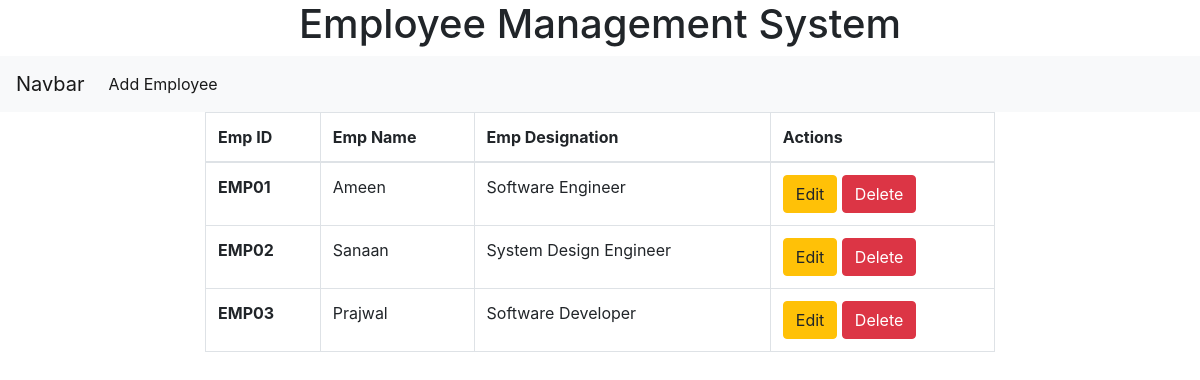
The app's page /ems_dashboard, older data.
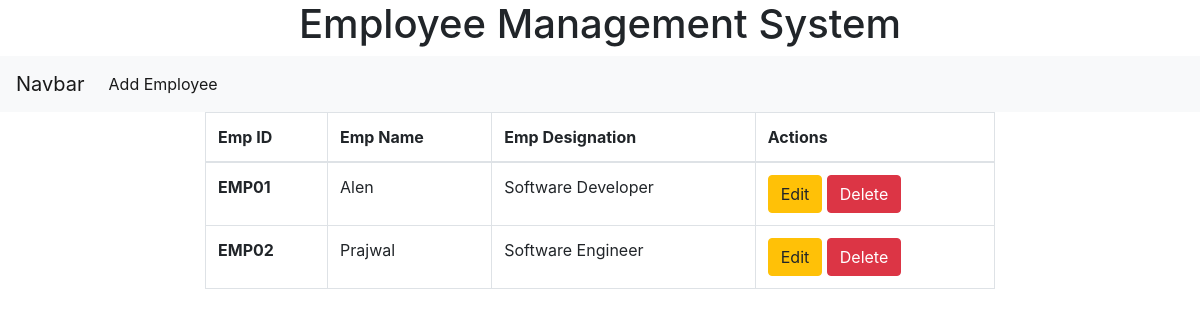
The same page, newer data.
### tables this page shows
CREATE TABLE employees(emp_id TEXT PRIMARY KEY NOT NULL, emp_name TEXT NOT NULL, emp_designation);

### backend with sample database/Employee Management System/app.py (the view)
@app.route("/ems_dashboard")
def home():
    cursor.execute("""SELECT * FROM employees""")
    rows = cursor.fetchall()
    return render_template("index.html", result=rows)

### backend with sample database/Employee Management System/templates/index.html (shortened to what this page needs)
<!doctype html>
<html lang="en">
  <head>
    <link rel="stylesheet" href="https://cdn.jsdelivr.net/npm/bootstrap@4.0.0/dist/css/bootstrap.min.css">
  </head>
  <body>
    <h1 style="text-align: center;">Employee Management System</h1>
    <nav class="navbar navbar-expand-lg navbar-light bg-light">
        <a class="navbar-brand" href="#">Navbar</a>
        <div class="collapse navbar-collapse" id="navbarNav">
          <ul class="navbar-nav">
            <li class="nav-item active">
              <a class="nav-link" href="/addemp">Add Employee <span class="sr-only">(current)</span></a>
            </li>
          </ul>
        </div>
      </nav>
      <div class="row">
        <div class="col-2">
        </div>
        <div class="col-8">
            <table class="table table-bordered">
                <thead>
                  <tr>
                    <th scope="col">Emp ID</th>
                    <th scope="col">Emp Name</th>
                    <th scope="col">Emp Designation</th>
                    <th scope="col">Actions</th>
                  </tr>
                </thead>
                <tbody>
                  {%for row in result%}
                  <tr>
                    <th scope="row">{{row[0]}}</th>
                    <td>{{row[1]}}</td>
                    <td>{{row[2]}}</td>
                    <td><a href="/update/{{row[0]}}"><button class="btn btn-warning">Edit</button></a> <a href="/delete/{{row[0]}}"><button class="btn btn-danger">Delete</button></a></td>
                  </tr>
                  {% endfor %}
                </tbody>
              </table>
        </div>
        <div class="col-2">
        </div>
      </div>
  </body>
</html>

Row changes from the older to the newer data that the page shows:
removed employees: emp_id "EMP03", emp_name "Prajwal", emp_designation "Software Developer"
changed employees "EMP01": emp_name "Ameen" → "Alen"; emp_designation "Software Engineer" → "Software Developer"
changed employees "EMP02": emp_name "Sanaan" → "Prajwal"; emp_designation "System Design Engineer" → "Software Engineer"
